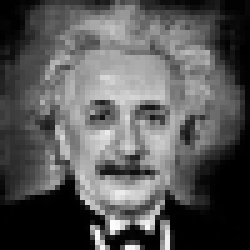
#> input picture Given/einstein50x50v.jpg, 50 x 50 px (shown 5 times larger)
$ python ESE358_Proj2_Template-v2.py
#> lines starting #> are read from the running program, lines starting #| are printed output that depends on the picture

"""
ESE 358 Project 2
Original Matlab project by: M. Subbarao, ECE, SBU
Python Template : Revised by TA C. Orlassino (8/31/2022)

Stable version: python 3.8

Don't touch the import statements. The template uses numpy and cv2.

Installing necessary packages:
* Many IDEs will prompt you to install automatically on a failed import
* If not, run from console in this directory: "pip install opencv-python"
* Try "pip3" or "py -m pip" if "pip" doesn't work for you
* ^This depends on your environment variables set when you installed python

More info on necessary packages:
cv2 package: https://pypi.org/project/opencv-python/
numpy package: https://numpy.org/install/
"""

import sys
import numpy as np
import cv2

# Predefined functions called below. There are some pieces that you are required to fill here too

'''
function for rotation and translation
'''
def Map2Da(K, R, T, Vi):
    T_transpose = np.transpose(np.atleast_2d(T)) #numpy needs to treat 1D as 2D to transpose
    V_transpose = np.transpose(np.atleast_2d(np.append(Vi,[1])))
    RandTappended = np.append(R, T_transpose, axis=1)
    P = K @ RandTappended @ V_transpose #@ is the matrix mult operator for numpy arrays
    P = np.asarray(P).flatten() #just to make it into a flat array

    w1 = P[2]
    v= [None]*2 #makes an empty array of size 2

    #map Vi = (X, Y, Z) to v = (x, y)
    v[0]= P[0] / w1  #v[0] is the x-value for the 2D point v

    #MISSING: compute v[1], the y-value for the 2D point v
    v[1] = P[1] / w1

    return v


'''
function for mapping image coordinates in mm to
row and column index of the image, with pixel size p mm and
image center at [r0,c0]

u : the 2D point in mm space
[r0, c0] : the image center
p : pixel size in mm

@return : the 2D point in pixel space
'''
def MapIndex(u, c0, r0, p):
    v = [None]*2
    v[0] = round(r0 - u[1] / p)
    # MISSING: complete the line below:
    # v[1] = ?????
    return v

'''
Wrapper for drawing line cv2 draw line function
Necessary to flip the coordinates b/c of how Python indexes pixels on the screen >:(

A : matrix to draw a line in
vertex1 : terminal point for the line
vertex2 : other terminal point for the line
thickness : thickness of the line(default = 3)
color : RGB tuple for the line to be drawn in (default = (255, 255, 255) ie white)

@return : the matrix with the line drawn in it

NOTE: order of vertex1 and vertex2 does not change the line drawn
'''

#MISSING : Replace the function below with another one that does not call
# cv2.line(.) but does all calculations within itself.
def drawLine(A,vertex1, vertex2, color = (255, 255, 255), thickness=3):
    v1 = list(reversed(vertex1))
    v2 = list(reversed(vertex2))
    return cv2.line(A, v1, v2,  color, thickness)  #replace this


def main():
    length = 10 #length of an edge in mm
    #the 8 3D points of the cube in mm:
    V1 = np.array([0, 0, 0])
    V2 = np.array([0, length, 0])
    V3 = np.array([length, length, 0])
    V4 = np.array([length, 0, 0])
    V5 = np.array([length, 0, length])
    V6 = np.array([0, length, length])
    V7 = np.array([0, 0, length])
    V8 = np.array([length, length, length])

    '''
    Find the unit vector u81 (N0) corresponding to the axis of rotation which is along (V8-V1).
    From u81, compute the 3x3 matrix N in Eq. 2.32 used for computing the rotation matrix R in eq. 2.34
    '''

    '''
    MISSING: the axis of rotation is to be u81, the unit vector which is (V8-V1)/|(V8-V1)|.
    Calculate u81 here and use it to construct 3x3 matrix N used later to compute rotation matrix R
    Matrix N is described in Eq. 2.32, matrix R is described in Eq. 2.34
    '''
    u81 = V8-V1 / np.abs(V8-V1)
    N = [[0,-(u81[2]),u81[1]],[u81[2],0,-(u81[0])],[-(u81[1]),u81[0],0]]

    #Initialized given values (do not change unless you're testing something):
    T0 = np.array([-20, -25, 500])  # origin of object coordinate system in mm
    f = 40  # focal length in mm
    velocity = np.array([2, 9, 7])  # translational velocity
    acc = np.array([0.0, -0.80, 0])  # acceleration
    theta0 = 0 #initial angle of rotation is 0 (in degrees)
    w0 = 20  # angular velocity in deg/sec
    p = 0.01  # pixel size(mm)
    Rows = 600  # image size
    Cols = 600  # image size
    r0 = np.round(Rows / 2) #x-value of center of image
    c0 = np.round(Cols / 2) #y-value of center of image
    time_range = np.arange(0.0, 24.2, 0.2)

    #MISSING: Initialize the 3x3 intrinsic matrix K given focal length f
    K = [[f,0,0],[0,f,0],[0,0,1]]


    # This section handles mapping the texture to one face:

    # You are given a face of a cube in 3D space specified by its
    # corners at 3D position vectors V1, V2, V3, V4.
    # You are also given a square graylevel image tmap of size r x c
    # This image is to be "painted" on the face of the cube:
    # for each pixel at position (i,j) of tmap,
    # the corresponding 3D coordinates
    # X(i,j), Y(i,j), and Z(i,j), should be computed,
    # and that 3D point is
    # associated with the brightness given by tmap(i,j).
    #
    # MISSING:
    # Find h, w: the height and width of the face
    # Find the unit vectors u21 and u41 which coorespond to (V2-V1) and (V4-V1)
    # hint: u21 = (V2-V1) / h ; u41 = (V4 - V1) / w

    h = 10
    w = 10
    u21 = (V2-V1) / h
    u41 = (V4 - V1) / w

    # We use u21 and u41 to iteratively discover each point of the face below:

    # Finding the 3D points of the face bounded by V1, V2, V3, V4
    # and associating each point with a color from texture:
    tmap = cv2.imread('einstein50x50v.jpg')  # texture map image
#> tmap is the input picture: shape (50, 50, 3); min 0, max 252, mean 86.8
    if tmap is None:
        print("image file can not be found on path given. Exiting now")
        sys.exit(1)

    r, c, colors = tmap.shape
#> r = 50; c = 50; colors = 3
    # We keep three arrays of size (r, c) to store the (X, Y, Z) points cooresponding
    # to each pixel on the texture
    X = np.zeros((r, c), dtype=np.float64)
    Y = np.zeros((r, c), dtype=np.float64)
    Z = np.zeros((r, c), dtype=np.float64)
    for i in range(0, r):
        for j in range(0, c):
            p1 = V1 + (i) * u21 * (h / r) + (j) * u41 * (w / c)
            X[i, j] = p1[0]
            #MISSING: compute the Y and Z for 3D point pertaining to this pixel of tmap
            Y[i,j] = p1[1]
            Z[i,j] = p1[2]
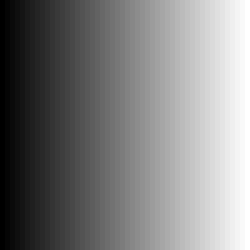
#> X: shape (50, 50) float64 (shown 5 times larger); min 0, max 9.8, mean 4.9; drawn with min black and max white
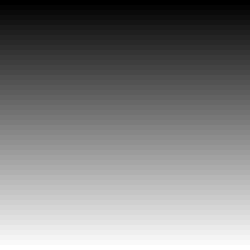
#> Y: shape (50, 50) float64 (shown 5 times larger); min 0, max 9.8, mean 4.9; drawn with min black and max white
#> Z: shape (50, 50) float64; every value is 0


    for t in time_range:  # Generate a sequence of images as a function of time
        theta = theta0 + w0 * t
        T = T0 + velocity * t + 0.5 * acc * t * t
        # MISSING: compute rotation matrix R as shown in Eq. 2.34
        # Warning: be mindful of radians vs degrees
        # Note: for numpy data, @ operator can be used for dot product
        R = np.identity(3) + np.sin(np.deg2rad(theta)) * N + (1 - np.cos(np.deg2rad(theta))) * (N @ N)

        # find the image position of vertices

        #MISSING: given 3D vertices V1 to V8, map to 2D using Map2da
        #then, map to pixel space using mapindex
        #save all 2D vertices as v1 to v8

        #example for V1 -> v1:
        v = Map2Da(K, R, T, V1)
        # v1 = MapIndex(v, c0, r0, p)

        # v2, v3, ..., v8 = ?????????????????????????????

        # Draw edges of the cube

        #color = (0, 0, 255) #note, CV uses BGR by default, not RGB. This is Red.
        color = (255, 255, 255) #note, CV uses BGR by default, not gray=(R+G+B)/3. This is Red.
        thickness = 2
        A = np.zeros((Rows, Cols, 3), dtype=np.uint8) #array which stores the image at this time step; (Rows x Cols) pixels, 3 channels per pixel

        #MISSING: use drawLine to draw the edges to draw a naked cube
        #there are 12 edges to draw

        #example drawing the v1 to v2 line:
        #A = drawLine(A, v1, v2, color, thickness)

        # ????????????????????????????

        # Now we must add the texture to the face bounded by v1-4:
        for i in range(r):
            for j in range(c):
                p1 = [X[i, j], Y[i, j], Z[i, j]]

                #p1 now stores the world point on the cubic face which
                #corresponds to (i, j) on the texture

                #MISSING: convert this 3D point p1 to 2D (and map to pixel space)
                #set ir to the x-value of this point
                # set jr to the y-value of this point
                # This gives us a point in A to color in for the texture
                #note: cast ir, jr to int so it can index array A
                #(ir, jr) = ?????????????????????????

                if ((ir >= 0) and (jr >= 0) and (ir < Rows) and (jr < Cols)):
                    tmapval = tmap[i, j, 2]
                    A[ir ,jr] = [ tmapval, tmapval, tmapval ] # gray here, but [0, 0, tmpval] for red color output


        cv2.imshow("Display Window", A)

        #cv2.waitKey(0)
        # ^^^ uncomment if you want to display frame by frame
        # and press return(or any other key) to display the next frame
        #by default just waits 1 ms and goes to next frame
        cv2.waitKey(1)


if __name__ == "__main__":
#> (the run stopped early here; a loop or call above may not have finished)
